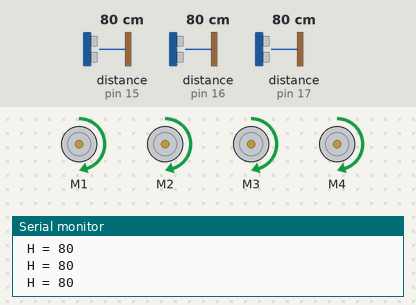
The sketch below on a simulated Arduino Uno, built with avr-gcc and run on an emulated ATmega328P. On the bench: 4 × DC motor (green arrow = forward, orange = backward, longer = faster), the last lines printed to the serial monitor. Wiring (inferred from the names in the program): ultrasonic range finder: trigger pin 14; echo pin 15. Inputs (shaded band) come from the test bench; at power-on: distance to the obstacle (sensors on pin 15, pin 16, pin 17) 80 cm. The echo pulse lasts 58.3 µs per cm.

Above: at 2.2 s.
2.3 s: distance to the obstacle (sensor on pin 15) set to 34 cm
4.0 s: distance to the obstacle (sensor on pin 15) set to 29 cm
At 5.35 s:
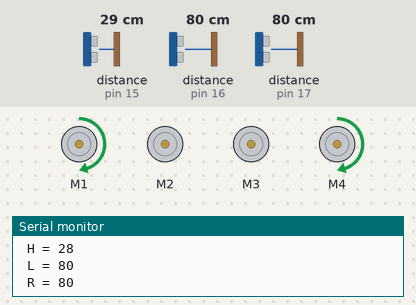
At 6.6 s:
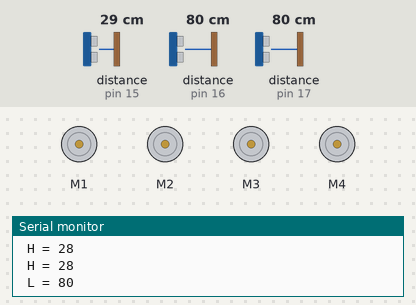
7.0 s: distance to the obstacle (sensor on pin 15) set to 2 cm
8.5 s: distance to the obstacle (sensor on pin 16) set to 120 cm
At 9.8 s:
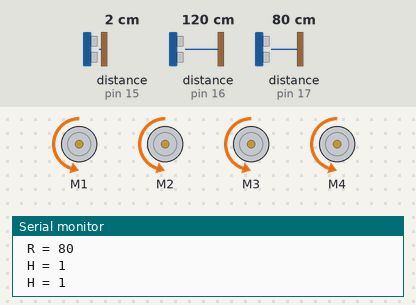
11.5 s: distance to the obstacle (sensor on pin 15) set to 18 cm
Timing chart, 0 to 15.5 s (numbered marks = the images above; inputs shaded):
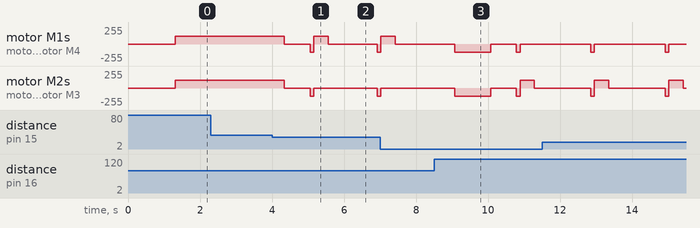

The sketch:

obstacleAvoid.ino
```cpp
/*
 * obstacleAvoid - self drving obstacle avoiding car.
 * Skeleton from RobitCarKit obstacleAvoid sample.
 *
 * 4WD car with Adafruit Motor Shield V1 (V2?)
 * 3 ultrasonic modules mounted on the chasis H(ead), L(eft) and R(ight)
 *
 * Changes
 * * Moved obstacle detection related things to own file
 * * New obstacle detection functions to ge distance only
 * * Detects when there is no signal in any direction because it is stucked.
 *
 */
#include "motor_functions.h"
#include "obstacle_functions.h"

// motors
void M_Control_IO_config();
void Set_Speed(unsigned char Left, unsigned char Right);
void back();
void turnR();
void turnL();
void stopp();
void advance();

void Self_Control(void)//self-going, ultrasonic obstacle avoidance
{
  int H = H_distance();
  delay(300);
  /* if there is an obstacle very close at front, go back */
  if (H < 15)
//  if (ask_pin_H(1) < 15)
  {
    stopp();
    delay(1000);
    back();
    delay(1000);
  }

  /* if there is an obstacle at front
   * look left and right for a free way
   */
  if (H < 30)
//  if (ask_pin_H(1) < 30)
  {
    stopp();
    delay(100);
    int L = L_distance();
    delay(300);
    int R = R_distance();
    delay(300);

    /* if free way on the left turn left */
    if (L > R)
//    if (ask_pin_L(2) > ask_pin_R(3))
    {
      back();
      delay(100);
      turnL();
      delay(400);
      stopp();
      delay(50);
      H = H_distance();
      delay(500);
    }

    /* if free way on the right turn right */
    if (L <= R)
//    if (ask_pin_L(2)  <= ask_pin_R(3))
    {
      back();
      delay(100);
      turnR();
      delay(400);
      stopp();
      delay(50);
      H = H_distance();
      delay(300);
    }

    /* if left and right is not possible, go back */
    if (L  < 35 && R < 35)
//    if (ask_pin_L(2)  < 35 && ask_pin_R(3) < 35)
    {
      stopp();
      delay(50);
      back();
      delay(50);
    }
  }
  else if (H == NO_OBSTACLE)
  {
    int L = L_distance();
    delay(300);
    int R = R_distance();
    delay(300);
    /* if there is no signal in any direction it is stucked.Go back */
    if (L == NO_OBSTACLE && R == NO_OBSTACLE)
    {
      stopp();
      delay(50);
      back();
      delay(50);
    }
    else
    {
      advance();
    }
  }
  else
  {
    advance();
  }
}

void setup()
{
  // motors
  M_Control_IO_config();     //motor controlling the initialization of IO
  Set_Speed(Lpwm_val, Rpwm_val); //setting initialized speed
  // ultrasonic module
  O_Control_IO_config();
  //
  Serial.begin(115200);            //initialized serial port , using Bluetooth as serial port, setting baud
  stopp();                       //stop
  delay(1000);
}

void Self_Test() {
  H_distance();
  delay(500);
  L_distance();
  delay(500);
  R_distance();
  delay(500);
}
void loop()
{
  Self_Control();
//  Self_Test();
}
```

motor_functions.h
```cpp
/*
 * motor_functions.h - Obstacle detetcion functions
 * extracted from RobitCarKit obstacleAvoid sample.
 *
 * 4WD car with Adafruit Motor Shield V1 (V2?)
 */

// vehicle using motors
int Car_state = 0;           //the working state of car

#include <AFMotor.h>

// TODO: name the motors as front/rear/left/right
AF_DCMotor motor1(1, MOTOR12_64KHZ);
AF_DCMotor motor2(2, MOTOR12_64KHZ);
AF_DCMotor motor3(3, MOTOR12_64KHZ);
AF_DCMotor motor4(4, MOTOR12_64KHZ);

unsigned char Lpwm_val = 120;
unsigned char Rpwm_val = 120;

void M_Control_IO_config(void) {
}

void Set_Speed(unsigned char Left, unsigned char Right) {

  motor1.setSpeed(Right);
  motor2.setSpeed(Left);
  motor3.setSpeed(Left);
  motor4.setSpeed(Right);
}

void advance() {
  motor1.run(FORWARD);
  motor2.run(FORWARD);
  motor3.run(FORWARD);
  motor4.run(FORWARD);
  Car_state = 2;
}

void back() {
  motor1.run(BACKWARD);
  motor2.run(BACKWARD);
  motor3.run(BACKWARD);
  motor4.run(BACKWARD);
  Car_state = 1;
}

void turnR() {
  motor1.run(FORWARD);
  motor2.run(RELEASE);
  motor3.run(RELEASE);
  motor4.run(FORWARD);
  Car_state = 4;
}

void turnL() {
  motor1.run(RELEASE);
  motor2.run(FORWARD);
  motor3.run(FORWARD);
  motor4.run(RELEASE);
  Car_state = 3;
}

void stopp() {
  motor1.run(RELEASE);
  motor2.run(RELEASE);
  motor3.run(RELEASE);
  motor4.run(RELEASE);
  Car_state = 5;
}
```

obstacle_functions.h
```cpp
/*
 * obstacle_functions.h - Obstacle detetcion functions
 * extracted from RobitCarKit obstacleAvoid sample.
 *
 * 3 ultrasonic modules mounted on the chasis H(ead), L(eft) and R(ight)
 *
 * HC-SR04
 * * Max Range 400 cm
 * * Min Range 2 cm
 * * Measuring Angle: 15 degree
 * * Trigger Input Signal: 10 us TTL pulse
 * * Echo output signal: Input TTL lever signal and the range in proportion
 * * Formula: us / 58 = cm,
 * *  speed of sound at 20 deg is 343 m/s or 29,15 cm/s
 * *  the ultrasonic wave has to take twice the way 58,3 cm/s
 * * Measurement Cycle: over 60 ms:
 * Changes:
 * * Moved obstacle detection functions to this file
 * * Added H_distance, L_distance and R_distance
 * * Added O_Control_IO_config
 * * Added pulseIn() timout handling
 */

// obstacle detection functions
void O_Control_IO_config();
int H_distance();
int L_distance();
int R_distance();

// ultrasonic modules
int triggerPin = 14;    // TRIG (common to all 3 modules)
int echoPinH = 15;      // ECHO H(ead)
int echoPinL = 16;      // ECHO L(eft)
int echoPinR = 17;      // ECHO R(ight)
unsigned long timeout_us = 100000;  // timout in microseconds (100 ms)

/* Initialize the obstacle detection */
void O_Control_IO_config()
{
  pinMode(triggerPin, OUTPUT);
  pinMode(echoPinH, INPUT);
  pinMode(echoPinL, INPUT);
  pinMode(echoPinR, INPUT);
}
#define NO_OBSTACLE 10000    // about 100 meters
/* Measure the obstacle distance to the Head */
int H_distance()
{
  int ask_pin_H(unsigned char Mode);
  int H = ask_pin_H(1);
  return H == 0 ? NO_OBSTACLE : H;
}
/* Measure the obstacle distance to the Left */
int L_distance()
{
  int ask_pin_L(unsigned char Mode);
  int L = ask_pin_L(2);
  return L == 0 ? NO_OBSTACLE : L;
}
/* Measure the obstacle distance to the right */
int R_distance()
{
  int ask_pin_R(unsigned char Mode);
  int R = ask_pin_R(3);
  return R == 0 ? NO_OBSTACLE : R;
}

/**
 * Handling of the ultrasonic module.
 * Written that way, that we can use it with 3 different ultrasonic modules
 */
int ask_pin_H(unsigned char Mode)//function of ultrasonic distance detecting ，MODE=1，displaying，no displaying under other situation
{
  // start trigger
  digitalWrite(triggerPin, LOW);
  delayMicroseconds(2);
  digitalWrite(triggerPin, HIGH);
  delayMicroseconds(10);
  digitalWrite(triggerPin, LOW);
  // get echo - reading the duration of high level
  unsigned long distance = pulseIn(echoPinH, HIGH, timeout_us);
  distance = distance / 58; // Transform pulse time to distance
  if (Mode == 1) {
    Serial.print("\n H = ");
    Serial.print(distance, DEC);
    return (int) distance;
  }
  else
    return (int) distance;
}

int ask_pin_L(unsigned char Mode)
{
  // start trigger
  digitalWrite(triggerPin, LOW);
  delayMicroseconds(2);
  digitalWrite(triggerPin, HIGH);
  delayMicroseconds(10);
  digitalWrite(triggerPin, LOW);
  // get echo
  unsigned long Ldistance = pulseIn(echoPinL, HIGH, timeout_us);
  Ldistance = Ldistance / 58; // Transform pulse time to distance
  if (Mode == 2) {
    Serial.print("\n L = ");
    Serial.print(Ldistance, DEC);
    return (int) Ldistance;
  }
  else
    return (int) Ldistance;
}
int ask_pin_R(unsigned char Mode)
{
  // start trigger
  digitalWrite(triggerPin, LOW);
  delayMicroseconds(2);
  digitalWrite(triggerPin, HIGH);
  delayMicroseconds(10);
  digitalWrite(triggerPin, LOW);
  // get echo
  unsigned long Rdistance = pulseIn(echoPinR, HIGH, timeout_us);
  Rdistance = Rdistance / 58; // Transform pulse time to distance
  if (Mode == 3) {
    Serial.print("\n R = ");
    Serial.print(Rdistance, DEC);
    return (int) Rdistance;
  }
  else
    return (int) Rdistance;
}
```

Measured:
- the behaviour switches between 31 and 30 cm on distance to the obstacle (sensor on pin 15) (found by bisection; images 0 and 1)
- after the input at 4.0 s, motor M1, motor M4: forward 120/255 → stopped after 0.35 s, → backward 120/255 0.71 s later, → forward 120/255 0.10 s later, → stopped 0.40 s later, … (5 changes in this stretch); motor M2, motor M3: forward 120/255 → stopped after 0.35 s, → backward 120/255 0.71 s later, → stopped 0.10 s later, → backward 120/255 1.8 s later
